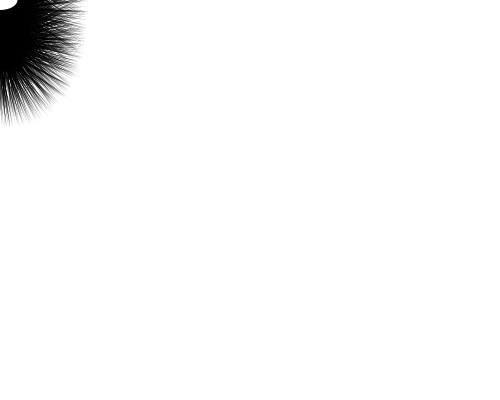
Frame 1 (no input)
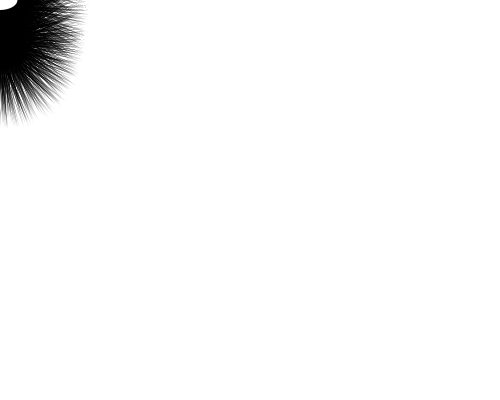
Frame 60 (the mouse pressed at the canvas centre just before this capture)
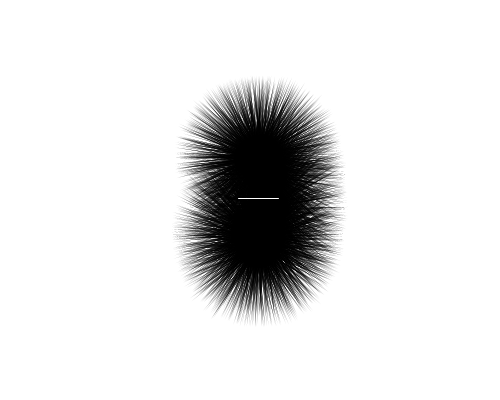
Frame 120 (the mouse held since frame 60 and released just before this capture)

The Processing sketch that drew these frames (run headless with seeded random() and noise(); from frame 60 on, the mouse is pressed at the canvas centre):

// Processing sketch: hihi
// ── hihi.pde
int hihi;
void setup() {
 size(500,400);
 smooth();
 noStroke();
}

void draw () {
 fill(0);
 background(255);
 translate(mouseX+random(-hihi,hihi),mouseY+random(-hihi,hihi));
 //body
 float r = 50;
 float n = r/1.5;
 float c = r/sqrt(n);
 float deg = 137.5;
 for(float j = n*0.8;j < n;j++) {
   float rNow = c*sqrt(j);
   float x = sin(deg*j)*rNow*0.2;
   float y = cos(deg*j)*rNow;
   ellipse(0,0,r*0.4,r*2);
   pushMatrix();
   translate(x,y);
   int r1 = 20;
   float r2 = r1 + (r1 * 3);
   ellipse(0,0,r1*2.1,r1*2.1);
   for(int i = 0;i<360;i++) {
     beginShape();
     vertex(cos(i-0.02)*r1,sin(i-0.02)*r1);
     vertex(cos(i+random(-0.1,0.1))*r2,sin(i+random(-0.1,0.1))*r2);
     vertex(cos(i+0.02)*r1,sin(i+0.02)*r1);
     endShape(CLOSE);
   }
   popMatrix();
 }
 //eyes
 if(frameCount%20!=0 && !mousePressed) {
   fill(255);
   ellipse(-r/4,-r/2,r*0.35,r*0.35);
   ellipse(r/4,-r/2,r*0.35,r*0.35);
   fill(0);
   ellipse(-r/4,-r/2,r*0.15,r*0.05);
   ellipse(r/4,-r/2,r*0.15,r*0.05);
 }

 if(mousePressed) {
   //mouth
   stroke(255);
   line(-r*0.4,0,r*0.4,0);
   hihi++;
   noStroke();
 } else {
   //mouth
   fill(255);
   ellipse(0,0,r*0.7,r*0.4);
 }
}

void mousePressed() {
 cursor(HAND);
}

void mouseReleased() {
 cursor(ARROW);
 hihi = 0;
}
